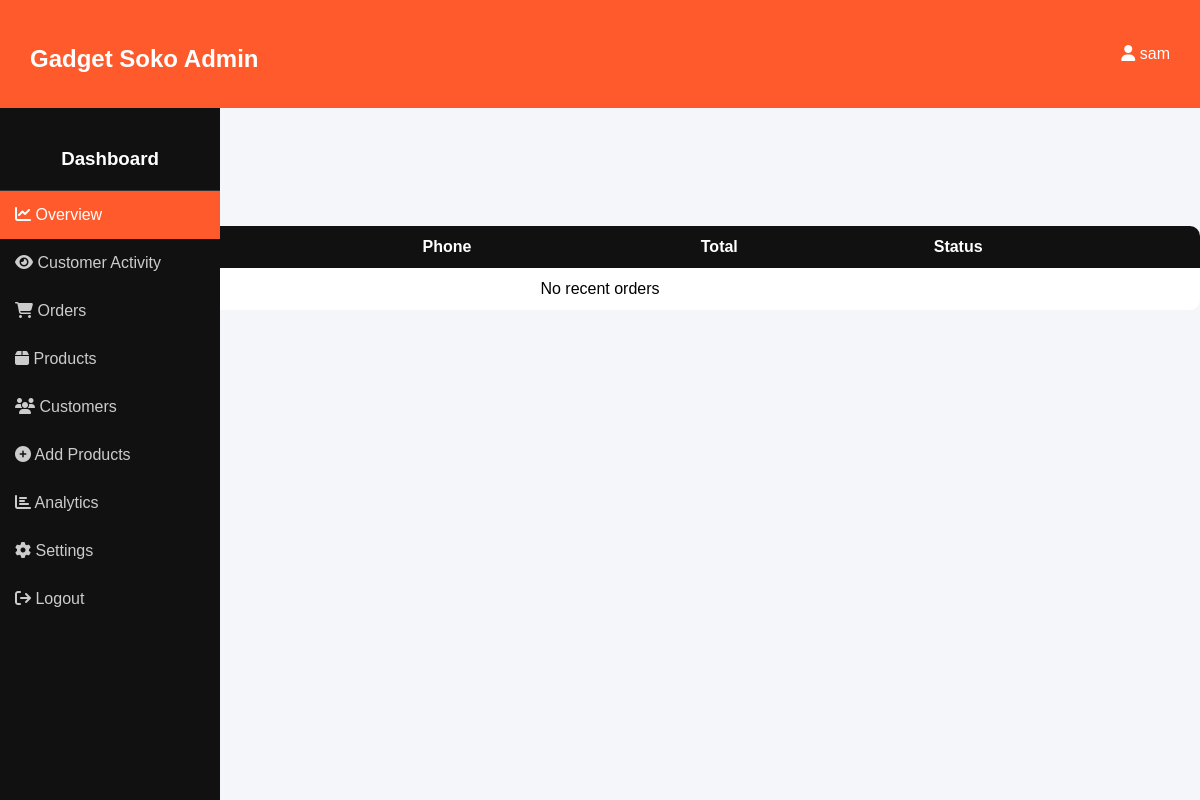
/dashboard/ (signed in), run on an earlier commit of the app's database.
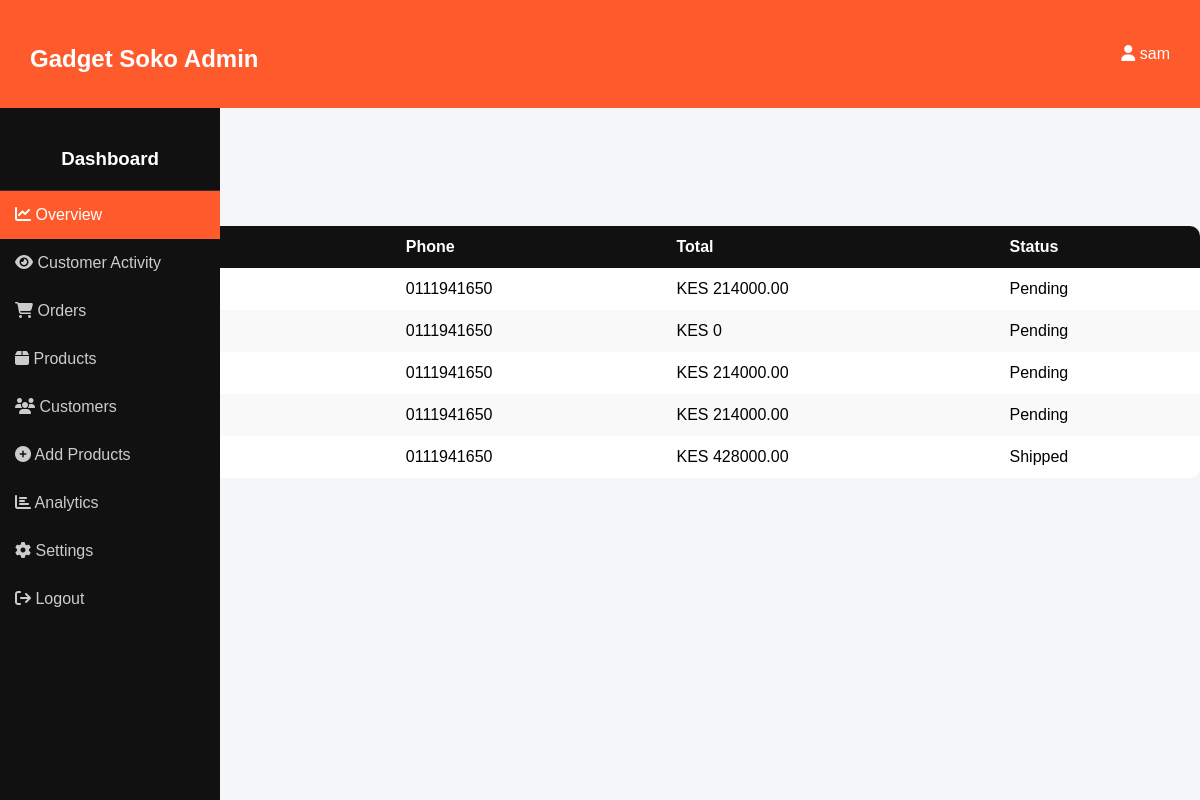
And on a later commit of the database.
### app/models.py (models this page shows, shortened)
class Order(models.Model):
    user = models.ForeignKey(User, on_delete=models.CASCADE, null=True, blank=True)
    name = models.CharField(max_length=100)
    email = models.EmailField(null=True, blank=True)  # ✅ FIXED
    phone = models.CharField(max_length=15)
    destination = models.CharField(max_length=255, default="N/A")
    total = models.DecimalField(max_digits=10, decimal_places=2, default=0)
    status = models.CharField(max_length=50, default='Pending')
    created_at = models.DateTimeField(auto_now_add=True)
    payment_status = models.CharField(max_length=50, default="Pending")
    STATUS_CHOICES = [
        ('Pending', 'Pending'),
        ('STK_Sent', 'STK Push Sent'), # User clicked pay, waiting for PIN
        ('Paid', 'Paid'),             # Callback received Success
        ('Failed', 'Failed'),         # Callback received Error or Timeout
    ]
    status = models.CharField(max_length=20, choices=STATUS_CHOICES, default='Pending')
    checkout_request_id = models.CharField(max_length=100, blank=True, null=True)
    mpesa_receipt = models.CharField(max_length=50, blank=True, null=True)

### app/views.py (the view)
# urls.py: path('dashboard/', views.dashboard_view, name='dashboard'),
@staff_member_required
def dashboard_view(request):
    products_count = Product.objects.count()
    orders_count = Order.objects.count()
    users_count = User.objects.count()
    revenue = Order.objects.aggregate(total_revenue=Sum('total'))['total_revenue'] or 0
    recent_orders = Order.objects.order_by('-id')[:5]
    activity_logs = UserActivity.objects.select_related('user', 'product').order_by('-timestamp')[:20]
    for log in activity_logs:
        latest_order = Order.objects.filter(user=log.user).order_by('-created_at').first()
        if latest_order:
            log.last_order_status = latest_order.status
        else:
            log.last_order_status = "Browsing Only"
    today = datetime.today()
    revenue_data = defaultdict(int)
    for i in range(6, 0, -1):
        month = (today.month - i) % 12 or 12
        orders_in_month = Order.objects.filter(created_at__month=month)
        month_name = datetime(1900, month, 1).strftime('%b')
        revenue_data[month_name] = sum(o.total for o in orders_in_month if o.total)
    revenue_labels = list(revenue_data.keys())
    revenue_values = list(revenue_data.values())
    top_products = Product.objects.annotate(
        total_sold=Sum('orderitem__quantity'),
    ).order_by('-total_sold')[:5]
    top_products_labels = [p.name for p in top_products]
    top_products_values = [p.total_sold or 0 for p in top_products]
    context = {
        "products_count": products_count,
        "orders_count": orders_count,
        "users_count": users_count,
        "revenue": revenue,
        "recent_orders": recent_orders,
        "revenue_labels": revenue_labels,
        "revenue_values": revenue_values,
        "top_products_labels": top_products_labels,
        "top_products_values": top_products_values,
        "customer_activity": activity_logs, # New context for the table
        "products": Product.objects.all(),
    }
    return render(request, "dashboard.html", context)

### app/context_processors.py (called while the page is built)
def cart_count(request):
    count = 0
    if request.user.is_authenticated:
        result = CartItem.objects.filter(user=request.user).aggregate(
            total=Sum('quantity')
        )
        count = result['total'] or 0
    return {'cart_count': count}

### app/templates/dashboard.html (shortened to what this page needs)
{% load static %}
<!DOCTYPE html>
<html lang="en">
<head>
    <link rel="stylesheet" href="https://cdnjs.cloudflare.com/ajax/libs/font-awesome/6.5.0/css/all.min.css">
</head>
<body>
<div class="navbar">
    <h2>Gadget Soko Admin</h2>
    <div class="user">
        <i class="fa fa-user"></i> {{ request.user.username|default:"Admin" }}
    </div>
</div>
<div class="sidebar">
    <h3>Dashboard</h3>
    <a onclick="showSection('overview')" class="active"><i class="fa fa-chart-line"></i> Overview</a>
    <a onclick="showSection('activity')">
        <i class="fa fa-eye"></i> Customer Activity
    </a>
    <a href="{% url 'manage_orders' %}"><i class="fa fa-shopping-cart"></i> Orders</a>
    <a href="{% url 'manage_products' %}"><i class="fa fa-box"></i> Products</a>
    <a href="{% url 'customers' %}"><i class="fa fa-users"></i> Customers</a>
    <a href="{% url 'add_product' %}"><i class="fa fa-plus-circle"></i> Add Products</a>
    <a onclick="showSection('analytics')"><i class="fa fa-chart-bar"></i> Analytics</a>
    <a onclick="showSection('settings')"><i class="fa fa-cog"></i> Settings</a>
    <a href="{% url 'logout' %}"><i class="fa fa-sign-out"></i> Logout</a>
</div>
<div class="main">
    </div>
        <h2>Recent Orders</h2>
        <div class="table-container">
            <table>
                <thead>
                    <tr>
                        <th>ID</th>
                        <th>Name</th>
                        <th>Phone</th>
                        <th>Total</th>
                        <th>Status</th>
                    </tr>
                </thead>
                <tbody>
                    {% if recent_orders %}
                        {% for order in recent_orders %}
                        <tr>
                            <td>{{ order.id }}</td>
                            <td>{{ order.name|default:"N/A" }}</td>
                            <td>{{ order.phone|default:"N/A" }}</td>
                            <td>KES {{ order.total|default:"0" }}</td>
                            <td>{{ order.status|default:"Pending" }}</td>
                        </tr>
                        {% endfor %}
                    {% else %}
                        <tr>
                            <td colspan="5" style="text-align:center;">No recent orders</td>
                        </tr>
                    {% endif %}
                </tbody>
            </table>
        </div>
</body>
</html>

What changed in the data, as far as the page shows it:
added Order: phone "0111941650", total "214000.00", status "Pending"
added Order: phone "0111941650", total "0", status "Pending"
added Order: phone "0111941650", total "214000.00", status "Pending"
added Order: phone "0111941650", total "214000.00", status "Pending"
added Order: phone "0111941650", total "428000.00", status "Shipped"
Also different on the page:
text no longer shown: "No recent orders"
